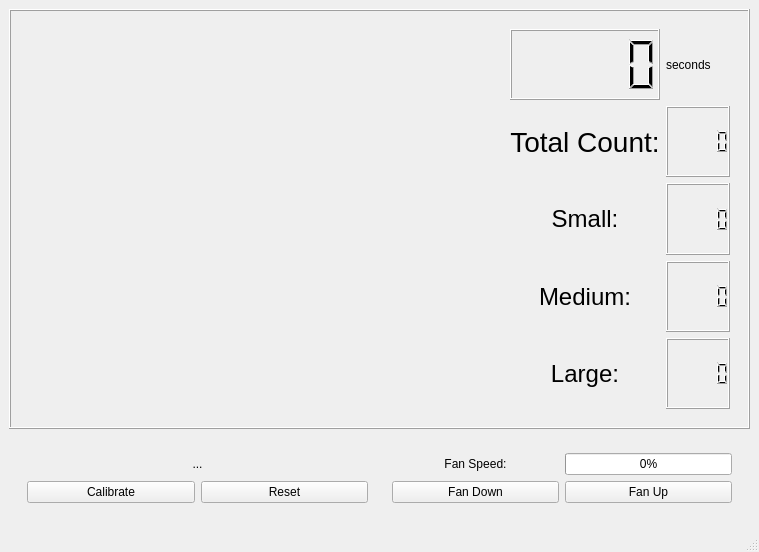
<?xml version="1.0" encoding="UTF-8"?>
<ui version="4.0">
 <class>MainWindow</class>
 <widget class="QMainWindow" name="MainWindow">
  <property name="geometry">
   <rect>
    <x>0</x>
    <y>0</y>
    <width>759</width>
    <height>552</height>
   </rect>
  </property>
  <property name="windowTitle">
   <string>MainWindow</string>
  </property>
  <widget class="QWidget" name="centralwidget">
   <layout class="QGridLayout" name="gridLayout">
    <item row="0" column="0" colspan="2">
     <widget class="QFrame" name="topHalf">
      <property name="sizePolicy">
       <sizepolicy hsizetype="Preferred" vsizetype="Preferred">
        <horstretch>0</horstretch>
        <verstretch>100</verstretch>
       </sizepolicy>
      </property>
      <property name="frameShape">
       <enum>QFrame::Box</enum>
      </property>
      <property name="frameShadow">
       <enum>QFrame::Raised</enum>
      </property>
      <layout class="QGridLayout" name="gridLayout_3">
       <item row="0" column="0">
        <widget class="QFrame" name="topLeft">
         <property name="sizePolicy">
          <sizepolicy hsizetype="Preferred" vsizetype="Preferred">
           <horstretch>40</horstretch>
           <verstretch>0</verstretch>
          </sizepolicy>
         </property>
         <property name="frameShape">
          <enum>QFrame::NoFrame</enum>
         </property>
         <property name="frameShadow">
          <enum>QFrame::Raised</enum>
         </property>
         <layout class="QGridLayout" name="gridLayout_4">
          <item row="0" column="0">
           <widget class="MplWidget" name="MplWidget" native="true"/>
          </item>
         </layout>
        </widget>
       </item>
       <item row="0" column="1">
        <widget class="QFrame" name="topRight">
         <property name="sizePolicy">
          <sizepolicy hsizetype="Preferred" vsizetype="Preferred">
           <horstretch>10</horstretch>
           <verstretch>0</verstretch>
          </sizepolicy>
         </property>
         <property name="frameShape">
          <enum>QFrame::NoFrame</enum>
         </property>
         <property name="frameShadow">
          <enum>QFrame::Raised</enum>
         </property>
         <layout class="QGridLayout" name="gridLayout_5">
          <item row="1" column="0" colspan="2">
           <widget class="QLabel" name="totalCount">
            <property name="font">
             <font>
              <family>Helvetica Neue</family>
              <pointsize>21</pointsize>
             </font>
            </property>
            <property name="text">
             <string>Total Count:</string>
            </property>
            <property name="scaledContents">
             <bool>false</bool>
            </property>
            <property name="alignment">
             <set>Qt::AlignCenter</set>
            </property>
           </widget>
          </item>
          <item row="4" column="0" colspan="2">
           <widget class="QLabel" name="medium">
            <property name="font">
             <font>
              <family>Helvetica Neue</family>
              <pointsize>18</pointsize>
             </font>
            </property>
            <property name="text">
             <string>Medium:</string>
            </property>
            <property name="alignment">
             <set>Qt::AlignCenter</set>
            </property>
           </widget>
          </item>
          <item row="3" column="0" colspan="2">
           <widget class="QLabel" name="small">
            <property name="font">
             <font>
              <pointsize>18</pointsize>
             </font>
            </property>
            <property name="text">
             <string>Small:</string>
            </property>
            <property name="alignment">
             <set>Qt::AlignCenter</set>
            </property>
           </widget>
          </item>
          <item row="5" column="0" colspan="2">
           <widget class="QLabel" name="large">
            <property name="font">
             <font>
              <pointsize>18</pointsize>
             </font>
            </property>
            <property name="text">
             <string>Large:</string>
            </property>
            <property name="alignment">
             <set>Qt::AlignCenter</set>
            </property>
           </widget>
          </item>
          <item row="3" column="2">
           <widget class="QLCDNumber" name="smallCounterDisp">
            <property name="intValue" stdset="0">
             <number>0</number>
            </property>
           </widget>
          </item>
          <item row="1" column="2">
           <widget class="QLCDNumber" name="totalCounterDisp">
            <property name="intValue" stdset="0">
             <number>0</number>
            </property>
           </widget>
          </item>
          <item row="4" column="2">
           <widget class="QLCDNumber" name="mediumCounterDisp">
            <property name="intValue" stdset="0">
             <number>0</number>
            </property>
           </widget>
          </item>
          <item row="5" column="2">
           <widget class="QLCDNumber" name="largeCounterDisp">
            <property name="digitCount">
             <number>5</number>
            </property>
            <property name="intValue" stdset="0">
             <number>0</number>
            </property>
           </widget>
          </item>
          <item row="0" column="0" colspan="2">
           <widget class="QLCDNumber" name="timerDisp">
            <property name="intValue" stdset="0">
             <number>0</number>
            </property>
           </widget>
          </item>
          <item row="0" column="2">
           <widget class="QLabel" name="timerLabel">
            <property name="text">
             <string>seconds</string>
            </property>
           </widget>
          </item>
         </layout>
        </widget>
       </item>
      </layout>
     </widget>
    </item>
    <item row="1" column="0" colspan="2">
     <widget class="QFrame" name="bottomHalf">
      <property name="frameShape">
       <enum>QFrame::NoFrame</enum>
      </property>
      <property name="frameShadow">
       <enum>QFrame::Raised</enum>
      </property>
      <layout class="QGridLayout" name="gridLayout_2">
       <item row="0" column="1">
        <widget class="QFrame" name="bottomLeft">
         <property name="sizePolicy">
          <sizepolicy hsizetype="Preferred" vsizetype="Preferred">
           <horstretch>50</horstretch>
           <verstretch>0</verstretch>
          </sizepolicy>
         </property>
         <property name="frameShape">
          <enum>QFrame::NoFrame</enum>
         </property>
         <property name="frameShadow">
          <enum>QFrame::Raised</enum>
         </property>
         <layout class="QGridLayout" name="gridLayout_7">
          <item row="0" column="0">
           <widget class="QLabel" name="fanSpeedLabel">
            <property name="text">
             <string>Fan Speed:</string>
            </property>
            <property name="alignment">
             <set>Qt::AlignCenter</set>
            </property>
           </widget>
          </item>
          <item row="1" column="0">
           <widget class="QPushButton" name="fanDownButton">
            <property name="text">
             <string>Fan Down</string>
            </property>
           </widget>
          </item>
          <item row="1" column="1">
           <widget class="QPushButton" name="fanUpButton">
            <property name="text">
             <string>Fan Up</string>
            </property>
           </widget>
          </item>
          <item row="0" column="1">
           <widget class="QProgressBar" name="fanProgressBar">
            <property name="sizePolicy">
             <sizepolicy hsizetype="Preferred" vsizetype="Fixed">
              <horstretch>0</horstretch>
              <verstretch>0</verstretch>
             </sizepolicy>
            </property>
            <property name="value">
             <number>0</number>
            </property>
           </widget>
          </item>
         </layout>
        </widget>
       </item>
       <item row="0" column="0">
        <widget class="QFrame" name="bottomRight">
         <property name="sizePolicy">
          <sizepolicy hsizetype="Preferred" vsizetype="Preferred">
           <horstretch>50</horstretch>
           <verstretch>0</verstretch>
          </sizepolicy>
         </property>
         <property name="frameShape">
          <enum>QFrame::NoFrame</enum>
         </property>
         <property name="frameShadow">
          <enum>QFrame::Raised</enum>
         </property>
         <layout class="QGridLayout" name="gridLayout_8">
          <item row="2" column="0">
           <widget class="QPushButton" name="switchDisplayButton">
            <property name="sizePolicy">
             <sizepolicy hsizetype="Minimum" vsizetype="Fixed">
              <horstretch>50</horstretch>
              <verstretch>0</verstretch>
             </sizepolicy>
            </property>
            <property name="text">
             <string>Calibrate</string>
            </property>
           </widget>
          </item>
          <item row="2" column="1">
           <widget class="QPushButton" name="resetButton">
            <property name="sizePolicy">
             <sizepolicy hsizetype="Minimum" vsizetype="Fixed">
              <horstretch>50</horstretch>
              <verstretch>0</verstretch>
             </sizepolicy>
            </property>
            <property name="text">
             <string>Reset</string>
            </property>
           </widget>
          </item>
          <item row="1" column="0" colspan="2">
           <widget class="QLabel" name="textInfo">
            <property name="text">
             <string>...</string>
            </property>
            <property name="alignment">
             <set>Qt::AlignCenter</set>
            </property>
           </widget>
          </item>
         </layout>
        </widget>
       </item>
      </layout>
     </widget>
    </item>
   </layout>
  </widget>
  <widget class="QMenuBar" name="menubar">
   <property name="geometry">
    <rect>
     <x>0</x>
     <y>0</y>
     <width>759</width>
     <height>24</height>
    </rect>
   </property>
  </widget>
  <widget class="QStatusBar" name="statusbar"/>
 </widget>
 <customwidgets>
  <customwidget>
   <class>MplWidget</class>
   <extends>QWidget</extends>
   <header>mplwidget.h</header>
   <container>1</container>
  </customwidget>
 </customwidgets>
 <resources/>
 <connections/>
</ui>
